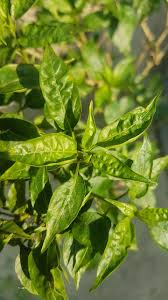
#> input picture Crop Identification/notebooks/test_images-old/chilli.jpg, 168 x 300 px
$ python deduplicate_dataset.py --dataset-dir '../../Crop Identification/notebooks/test_images-old'
#> lines starting #> are read from the running program, lines starting #| are printed output that depends on the picture
#!/usr/bin/env python3
"""
deduplicate_dataset.py — Perceptual Hash Deduplication & Cross-Split Leakage Detector
====================================================================================

Computes DCT-based 64-bit perceptual hashes (pHash) across images to identify near-duplicates
(Hamming distance <= 6) caused by dataset mirrors (e.g., PlantVillage, Kaggle, field mirrors).
Detects and quarantines data leakage across train, val, and test splits.

Usage:
    python ai_service/training/deduplicate_dataset.py \\
        --dataset-dir data/exports/dataset_export \\
        --max-distance 6 \\
        --report duplicates_report.json \\
        [--quarantine-leakage]
"""

from __future__ import annotations

import argparse
import json
import logging
from collections import defaultdict
from pathlib import Path
from typing import Any

import cv2
import numpy as np
from tqdm import tqdm

logging.basicConfig(level=logging.INFO, format="%(asctime)s [%(levelname)s] %(message)s")
logger = logging.getLogger("deduplicate")


def compute_phash(image_path: Path) -> int | None:
    """Computes a 64-bit DCT perceptual hash (pHash) for an image."""
    try:
        img = cv2.imread(str(image_path), cv2.IMREAD_COLOR)
        if img is None or img.size == 0:
            return None
        gray = cv2.cvtColor(img, cv2.COLOR_BGR2GRAY)
        resized = cv2.resize(gray, (32, 32), interpolation=cv2.INTER_AREA)
        dct = cv2.dct(resized.astype(np.float32))[:8, :8]
        # Exclude DC component (0, 0) from median calculation for robust contrast invariance
        med = float(np.median(dct.flatten()[1:]))
        bits = "".join("1" if val > med else "0" for val in dct.flatten())
        return int(bits, 2)
    except Exception as exc:
        logger.warning("Failed computing pHash for %s: %s", image_path, exc)
        return None


def hamming_distance(h1: int, h2: int) -> int:
    """Count differing bits between two 64-bit hashes."""
    return bin(h1 ^ h2).count("1")


def scan_dataset(
    dataset_dir: Path,
    max_distance: int = 6,
    quarantine: bool = False,
) -> dict[str, Any]:
#> called with max_distance = 6, quarantine = False
    logger.info("Scanning image files in %s...", dataset_dir)
    image_paths: list[Path] = []
    for ext in ("*.jpg", "*.jpeg", "*.png", "*.JPG", "*.PNG"):
        image_paths.extend(dataset_dir.glob(f"**/{ext}"))
#> pass 2 of the loop in scan_dataset, `for ext in ("*.jpg", "*.jpeg", "*.png", "*.JPG", "*.PNG"):`:

    logger.info("Found %d images. Computing perceptual hashes...", len(image_paths))
    hashes: list[tuple[Path, int]] = []
    for path in tqdm(image_paths, desc="Computing pHash"):
        h = compute_phash(path)
#> in compute_phash, img is the input picture: shape (300, 168, 3); mean B, G, R 45, 125.5, 108.2
#> in compute_phash, `gray = cv2.cvtColor(img, cv2.COLOR_BGR2GRAY)`:
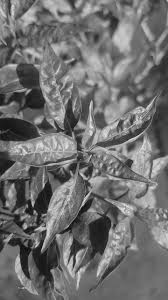
#> gray: shape (300, 168); min 6, max 234, mean 111.1
#> in compute_phash, `resized = cv2.resize(gray, (32, 32), interpolation=cv2.INTER_AREA)`:
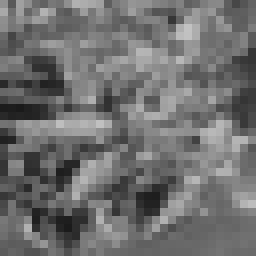
#> resized: shape (32, 32) (shown 8 times larger); min 26, max 194, mean 111.1
#> in compute_phash, `med = float(np.median(dct.flatten()[1:]))`: med = 7.92
#> h = 9786740512846647260
        if h is not None:
            hashes.append((path, h))
#> pass 2 of the loop in scan_dataset, `for path in tqdm(image_paths, desc="Computing pHash"):`:
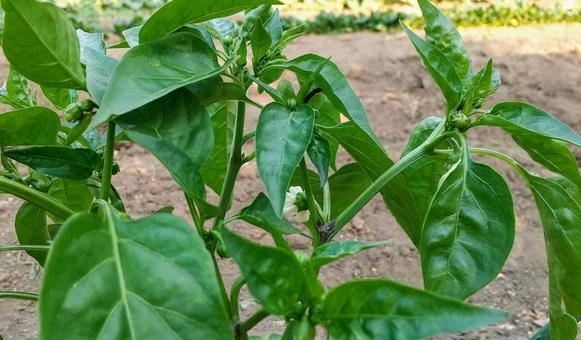
#> input picture Crop Identification/notebooks/test_images-old/bellpepper.jpeg, 581 x 340 px
#> in compute_phash, img is the input picture: shape (340, 581, 3); mean B, G, R 76.9, 135.3, 97.3
#> in compute_phash (call 2), `gray = cv2.cvtColor(img, cv2.COLOR_BGR2GRAY)`:
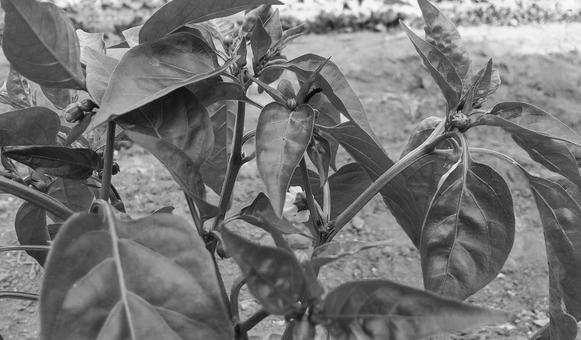
#> gray: shape (340, 581); min 2, max 252, mean 117.2
#> in compute_phash (call 2), `resized = cv2.resize(gray, (32, 32), interpolation=cv2.INTER_AREA)`:
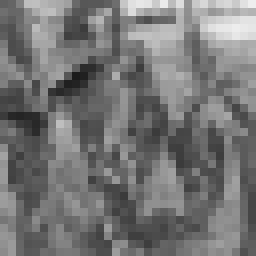
#> resized: shape (32, 32) (shown 8 times larger); min 27, max 238, mean 117.2
#> med = -3.47
#> in scan_dataset, `h = compute_phash(path)`: h = 11653268320128637050

    logger.info("Searching for duplicate pairs (Hamming distance <= %d)...", max_distance)
    duplicate_pairs = []
    cross_split_leaks = []

    # Bucket hashes by top 16 bits to speed up comparison
    buckets = defaultdict(list)
    for path, h in hashes:
        prefix = (h >> 48) & 0xFFFF
        buckets[prefix].append((path, h))
#> this loop made 2 passes
#> (h, prefix) on passes 1 to 2: (9786740512846647260, 34769), (11653268320128637050, 41400)

    # Compare within buckets and adjacent prefixes
    n = len(hashes)
#> n = 2
    for i in range(n):
        path1, h1 = hashes[i]
        for j in range(i + 1, n):
            path2, h2 = hashes[j]
            dist = hamming_distance(h1, h2)
            if dist <= max_distance:
                split1 = _extract_split(path1, dataset_dir)
                split2 = _extract_split(path2, dataset_dir)

                pair_record = {
                    "image_a": str(path1.relative_to(dataset_dir)),
                    "image_b": str(path2.relative_to(dataset_dir)),
                    "hamming_distance": dist,
                    "split_a": split1,
                    "split_b": split2,
                }
                duplicate_pairs.append(pair_record)

                if split1 and split2 and split1 != split2:
                    cross_split_leaks.append(pair_record)
                    logger.warning(
                        "DATA LEAKAGE: Duplicate across %s and %s: '%s' <-> '%s' (dist=%d)",
                        split1, split2, path1.name, path2.name, dist,
                    )
#> this loop made 2 passes
#> h1 on passes 1 to 2: 9786740512846647260, 11653268320128637050
#> after the loop, cross_split_leaks = []; duplicate_pairs = []

    logger.info(
        "Deduplication complete. Duplicate pairs: %d | Cross-split leakage pairs: %d",
        len(duplicate_pairs), len(cross_split_leaks),
    )

    report = {
        "dataset_dir": str(dataset_dir),
        "total_images_scanned": len(image_paths),
        "total_duplicates_found": len(duplicate_pairs),
        "cross_split_leakage_count": len(cross_split_leaks),
        "max_hamming_distance": max_distance,
        "cross_split_leakages": cross_split_leaks,
        "all_duplicate_pairs": duplicate_pairs[:200],  # first 200 pairs
    }

    if quarantine and cross_split_leaks:
        quarantine_dir = dataset_dir / "_quarantined_leakages"
        quarantine_dir.mkdir(parents=True, exist_ok=True)
        for leak in cross_split_leaks:
            # Move the test image to quarantine so test set remains pure
            target_rel = leak["image_b"] if leak["split_b"] == "test" else leak["image_a"]
            target_path = dataset_dir / target_rel
            if target_path.exists():
                dest = quarantine_dir / target_path.name
                target_path.rename(dest)
                logger.info("Quarantined leaky test image %s -> %s", target_path.name, dest)

    return report


def _extract_split(path: Path, root: Path) -> str | None:
    parts = path.relative_to(root).parts
    for p in parts:
        if p.lower() in ("train", "val", "test"):
            return p.lower()
    return None


def main():
    parser = argparse.ArgumentParser(description="Dataset Perceptual Deduplication Tool")
    parser.add_argument("--dataset-dir", required=True, type=Path, help="Root folder of images")
    parser.add_argument("--max-distance", type=int, default=6, help="Max Hamming distance (0 to 64)")
    parser.add_argument("--report", default="duplicates_report.json", type=Path, help="Path for JSON report")
    parser.add_argument("--quarantine-leakage", action="store_true", help="Move leaky test duplicates to quarantine")

    args = parser.parse_args()
    rep = scan_dataset(args.dataset_dir, args.max_distance, args.quarantine_leakage)
#> rep = 7 items
    args.report.write_text(json.dumps(rep, indent=2))
    logger.info("Report saved -> %s", args.report)


if __name__ == "__main__":
    main()
